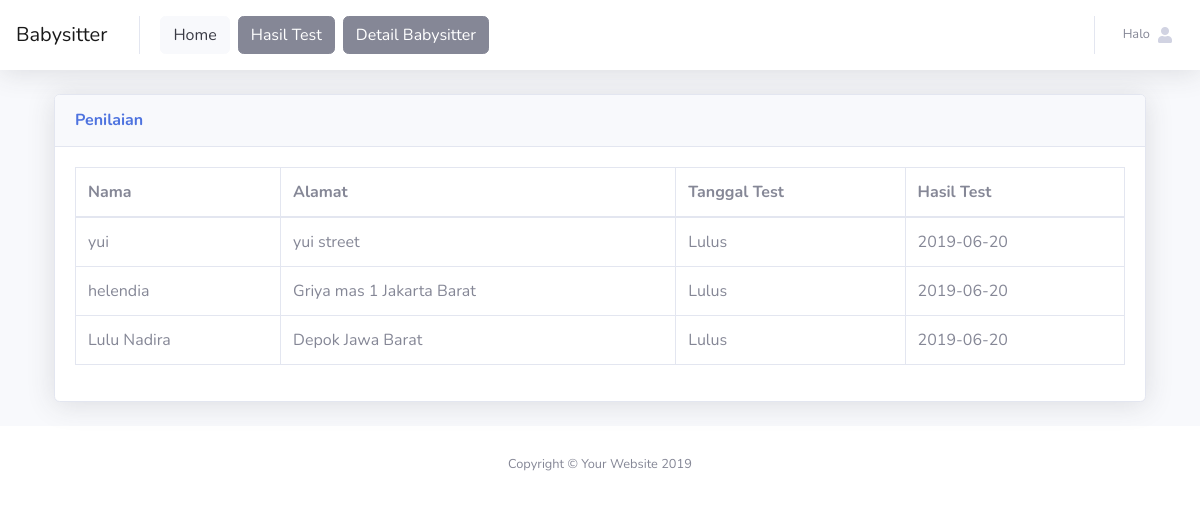
The app's page /babysitter/index.php?page=test with its own data.
### tables this page shows
CREATE TABLE `babysitter` (
  `user_id` varchar(7) NOT NULL,
  `nama` varchar(25) NOT NULL,
  `email` varchar(25) NOT NULL,
  `no_telp` varchar(12) NOT NULL,
  `tgl_lahir` date NOT NULL,
  `gender` varchar(10) NOT NULL,
  `alamat` text NOT NULL,
  `status` text NOT NULL
);

CREATE TABLE `h_test` (
  `user_id` varchar(7) NOT NULL,
  `c1` int(2) NOT NULL,
  `c2` int(2) NOT NULL,
  `c3` int(2) NOT NULL,
  `c4` int(2) NOT NULL,
  `c5` int(2) NOT NULL,
  `tanggal_test` date NOT NULL
);

### babysitter/test.php (the view, shortened to what this page needs)
<?php
      include '../koneksi.php';
      $bobotkriteria = array(0.30,0.20,0.25,0.15,0.10);
?>
<div class="container">
                              <?php
                                    $q1 = mysqli_query($koneksi,"SELECT*FROM babysitter INNER JOIN h_test on babysitter.user_id = h_test.user_id");
                              ?>
                              <?php
                                    $qmax = "SELECT max(c1) AS maxc1,
                                                max(c2) AS maxc2,
                                                max(c3) AS maxc3,
                                                max(c4) AS maxc4,
                                                max(c5) AS maxc5
                                             FROM h_test";
                                    $dmax = mysqli_query($koneksi,$qmax);
                                    $rmax = mysqli_fetch_array($dmax);
                                    ?>
    <div class="card shadow mb-4">
            <div class="card-header py-3">
            <h6 class="m-0 font-weight-bold text-primary">Penilaian</h6>
            </div>
            <div class="card-body">
                  <table class="table table-bordered" id="dataTable" width="100%" cellspacing="0">
                        <thead>
                              <tr>
                                    <th>Nama</th>
                                    <th>Alamat</th>
                                    <th>Tanggal Test</th>
                                    <th>Hasil Test</th>
                              </tr>
                        </thead>
                        <tbody>
                              <?php
                                    $q3   = "SELECT*FROM babysitter INNER JOIN h_test on babysitter.user_id = h_test.user_id";
                                    $d3   = mysqli_query($koneksi,$q3);
                                    while ($r3 = mysqli_fetch_array($d3)) {
                                          $jumlah = ($r3['c1'])+($r3['c2'])+($r3['c3'])+($r3['c4'])+($r3['c5']);
                                          $poin   = round(
                                                                        (($r3['c1']/$rmax['maxc1'])*$bobotkriteria[0])+
                                                                        (($r3['c2']/$rmax['maxc2'])*$bobotkriteria[1])+
                                                                        (($r3['c3']/$rmax['maxc3'])*$bobotkriteria[2])+
                                                                        (($r3['c4']/$rmax['maxc4'])*$bobotkriteria[3])+
                                                                        (($r3['c5']/$rmax['maxc5'])*$bobotkriteria[4]),3
                                                                  );
                                          if ($jumlah>=15) {
                                                $status = 'Lulus';
                                          }
                                          else{
                                                $status = 'Tidak Lulus';
                                          }
                                          $data[]=array(
                                                      'id'     => ($r3['user_id']),
                                                      'nama'   => ($r3['nama']),
                                                      'jumlah' => $jumlah,
                                                      'poin'   => $poin,
                                                      'status' => $status,
                                                      'tanggal_test' => ($r3['tanggal_test']),
                                                      'alamat' =>  ($r3['alamat'])
                                          );
                                    }
                                    foreach ($data as $item) { ?>
                                    <tr>
                                          <td><?php echo $item['nama']; ?></td>
                                          <td><?php echo $item['alamat'];?></td>
                                          <td><?php echo $item['status'];?></td>
                                          <td><?php echo $item['tanggal_test']; ?></td>
                                    </tr>
                              <?php
                                    }
                              ?>
                        </tbody>
                  </table>
            </div>
    </div>
</div>

### records on screen
babysitter: nama "yui", alamat "yui street", status "Lulus", h_test.tanggal_test "2019-06-20"
babysitter: nama "helendia", alamat "Griya mas 1 Jakarta Barat", status "Lulus", h_test.tanggal_test "2019-06-20"
babysitter: nama "Lulu Nadira", alamat "Depok Jawa Barat", status "Lulus", h_test.tanggal_test "2019-06-20"
